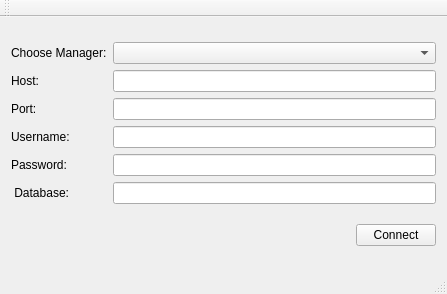
<?xml version="1.0" encoding="UTF-8"?>
<ui version="4.0">
 <class>MainWindow</class>
 <widget class="QMainWindow" name="MainWindow">
  <property name="geometry">
   <rect>
    <x>0</x>
    <y>0</y>
    <width>447</width>
    <height>294</height>
   </rect>
  </property>
  <property name="windowTitle">
   <string>DB Connection</string>
  </property>
  <widget class="QWidget" name="centralWidget">
   <layout class="QGridLayout" name="gridLayout_2">
    <item row="0" column="0">
     <layout class="QGridLayout" name="gridLayout">
      <item row="0" column="0">
       <widget class="QLabel" name="l_manager">
        <property name="text">
         <string>Choose Manager:</string>
        </property>
       </widget>
      </item>
      <item row="1" column="0">
       <widget class="QLabel" name="l_database_2">
        <property name="text">
         <string>Host:</string>
        </property>
       </widget>
      </item>
      <item row="3" column="0">
       <widget class="QLabel" name="l_database_5">
        <property name="text">
         <string>Username:</string>
        </property>
       </widget>
      </item>
      <item row="4" column="0">
       <widget class="QLabel" name="l_database_3">
        <property name="text">
         <string>Password:</string>
        </property>
       </widget>
      </item>
      <item row="6" column="0">
       <widget class="QLabel" name="l_database">
        <property name="text">
         <string> Database:</string>
        </property>
       </widget>
      </item>
      <item row="0" column="2">
       <widget class="QComboBox" name="cb_manager"/>
      </item>
      <item row="1" column="2">
       <widget class="QLineEdit" name="le_host"/>
      </item>
      <item row="3" column="2">
       <widget class="QLineEdit" name="le_username"/>
      </item>
      <item row="6" column="2">
       <widget class="QLineEdit" name="le_database"/>
      </item>
      <item row="4" column="2">
       <widget class="QLineEdit" name="le_pass">
        <property name="echoMode">
         <enum>QLineEdit::Password</enum>
        </property>
       </widget>
      </item>
      <item row="2" column="0">
       <widget class="QLabel" name="l_database_4">
        <property name="text">
         <string>Port:</string>
        </property>
       </widget>
      </item>
      <item row="2" column="2">
       <widget class="QLineEdit" name="le_port"/>
      </item>
     </layout>
    </item>
    <item row="1" column="0">
     <layout class="QHBoxLayout" name="horizontalLayout">
      <item>
       <spacer name="horizontalSpacer">
        <property name="orientation">
         <enum>Qt::Horizontal</enum>
        </property>
        <property name="sizeHint" stdset="0">
         <size>
          <width>40</width>
          <height>20</height>
         </size>
        </property>
       </spacer>
      </item>
      <item>
       <widget class="QPushButton" name="btn_connect">
        <property name="text">
         <string>Connect</string>
        </property>
       </widget>
      </item>
     </layout>
    </item>
   </layout>
   <zorder>horizontalSpacer_2</zorder>
   <zorder>horizontalSpacer</zorder>
   <zorder>horizontalSpacer_3</zorder>
   <zorder>layoutWidget</zorder>
   <zorder>horizontalSpacer_4</zorder>
   <zorder>horizontalSpacer_5</zorder>
   <zorder>horizontalSpacer_6</zorder>
   <zorder>layoutWidget</zorder>
   <zorder>layoutWidget_2</zorder>
   <zorder>layoutWidget_3</zorder>
   <zorder>layoutWidget_4</zorder>
   <zorder>horizontalSpacer</zorder>
   <zorder>btn_connect</zorder>
   <zorder>gridLayoutWidget</zorder>
  </widget>
  <widget class="QMenuBar" name="menuBar">
   <property name="geometry">
    <rect>
     <x>0</x>
     <y>0</y>
     <width>447</width>
     <height>26</height>
    </rect>
   </property>
  </widget>
  <widget class="QToolBar" name="mainToolBar">
   <attribute name="toolBarArea">
    <enum>TopToolBarArea</enum>
   </attribute>
   <attribute name="toolBarBreak">
    <bool>false</bool>
   </attribute>
  </widget>
  <widget class="QStatusBar" name="statusBar"/>
 </widget>
 <layoutdefault spacing="6" margin="11"/>
 <tabstops>
  <tabstop>cb_manager</tabstop>
  <tabstop>le_host</tabstop>
  <tabstop>le_port</tabstop>
  <tabstop>le_username</tabstop>
  <tabstop>le_pass</tabstop>
  <tabstop>le_database</tabstop>
  <tabstop>btn_connect</tabstop>
 </tabstops>
 <resources/>
 <connections/>
</ui>
